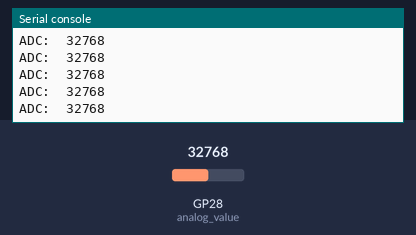
This program was run on a simulated Raspberry Pi Pico running MicroPython. Shown: the last lines printed to the serial console. The inputs (shaded band) are chosen by the test bench; at power-on: GP28 (analog_value) = 32768 (analog values on the 0–65535 scale). At 2.8 s the program stops and its outputs stay as they are.

Above: at 1.2 s.
1.3 s: GP28 (analog_value) set to 45874
At 2.1 s:
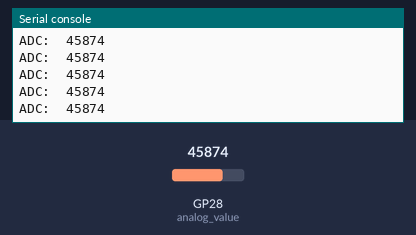
2.8 s: GP28 (analog_value) set to 32767
At 3.8 s:
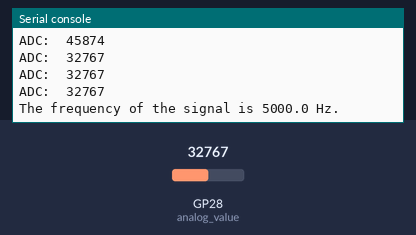
Timing chart, 0 to 4.3 s (numbered marks = the images above; inputs shaded):
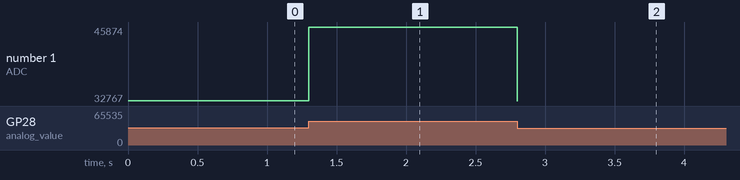

The program:

Frequency_Detection.py
```python
import machine
import utime


#https://how2electronics.com/how-to-use-adc-in-raspberry-pi-pico-adc-example-code/
analog_value = machine.ADC(28)
li = []
i = 0
while i < 1000:
    reading = analog_value.read_u16()
    print("ADC: ",reading)
    utime.sleep(0.0001)
    li.append(reading)

    i += 1
sum = 0
for i in range(1000):
    sum += li[i]
avg = sum/1000

#https://docs.micropython.org/en/v1.15/library/utime.html
time = 0
counter = 0
freq = 0
while reading - avg > 0.01:
    reading = analog_value.read_u16()
    print("ADC: ",reading)
    utime.sleep(0.0001) #read values at 10000 samples per second (0.0001 seconds per cycle)
while counter < 2: #starts right after the average value is acheived, and counts hitting two averages
    reading = analog_value.read_u16()
    print("ADC: ",reading)
    utime.sleep(0.0001)
    time += 0.0001 #count cycles between a full period
    if reading - avg < 0.01:
        counter += 1 #exits loop once a full period has been reached
freq = 1/time #take 1/seconds passed to get the frequency of the signal
print("The frequency of the signal is " + str(freq) + " Hz.")
```

Measured:
- after the input at 1.3 s, the serial console: prints a new line at once (image 1)
- after the input at 2.8 s, the serial console: prints a new line at once (image 2)
- plotted number 1: 32768 → 45874 after the input at 1.3 s, 45874 → 32767 after the input at 2.8 s
